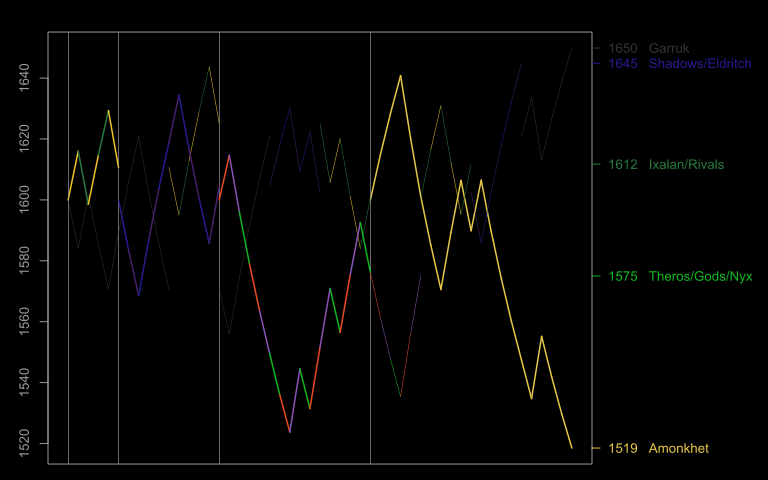

Reproduce this figure in R.
svg(filename="sealed.svg", width=8, height=5, pointsize=10, bg="black")

par(bg = "black")
par(fg="#999999")
par(mar=c(1, 3, 2, 11))

data <- read.csv("sealed.csv", head=FALSE)

player1 = as.vector(t(data[1]))
player2 = as.vector(t(data[3]))
result = as.vector(t(data[2]))

numEntries = length(result)

# Remember then remove asterisks on player names
markerIndices = c()
markerNames = c()
for (i in 1:(numEntries)){
    len = nchar(player1[i])
    if (substr(player1[i], len, len) == "*"){
        player1[i] = substr(player1[i], 1, len-1)
        
        markerIndices = c(markerIndices, i)
        markerNames = c(markerNames, player1[i])
    }
        
    len = nchar(player2[i])
    if (substr(player2[i], len, len) == "*"){
        player2[i] = substr(player2[i], 1, len-1)
        
        markerIndices = c(markerIndices, i)
        markerNames = c(markerNames, player2[i])
    }
}

players = sort(union(player1, player2))
numPlayers = length(players)

template = rep.int(1600, numEntries+1)
scores = data.frame(template)
for (name in players){
	scores[,name] <- template
}

K = 32

for (i in 2:(numEntries+1)){
	p1 = player1[i-1]
	r1 = 10 ^ (scores[i-1, p1] / 400)
	
	p2 = player2[i-1]
	r2 = 10 ^ (scores[i-1, p2] / 400)
	
	# Expected scores
	e1 = r1 / (r1 + r2)
	e2 = r2 / (r1 + r2)
	
	if (result[i-1] == "win"){
		s1 = 1
		s2 = 0
	} else {
		s1 = 0.5
		s2 = 0.5
	}
	
	for (j in i:(numEntries+1)){
		scores[j, p1] = scores[j, p1] + K * (s1 - e1)
		scores[j, p2] = scores[j, p2] + K * (s2 - e2)
	}
}

# Remove leading 1600s from new players
for (player in players){
    for (i in 1:(numEntries-1)){
        if (scores[i, player] == 1600 && scores[i+1, player] == 1600)
            scores[i,player] = NA
    }
}

lowest = 1600
highest = 1600
for (name in players) {
        tempScores = scores[name]
        tempScores[is.na(tempScores)] = 1600
        lowest = min(lowest, min(tempScores[name]))
        highest = max(highest, max(tempScores[name]))
}

plot(
	NULL,
	xlim=c(1, numEntries+1),
	ylim=c(lowest, highest),
	ylab="",
	xlab="",
	col.lab="#999999", col.main="#999999", col.axis="#999999",
	xaxt='n'
)

# From: http://www.cookbook-r.com/Manipulating_data/Calculating_a_moving_average/
# x: the vector
# n: the number of samples
# centered: if FALSE, then average current sample and previous (n-1) samples
#           if TRUE, then average symmetrically in past and future. (If n is even, use one more sample from future.)
movingAverage <- function(x, n=1, centered=FALSE) {
    
    if (centered) {
        before <- floor  ((n-1)/2)
        after  <- ceiling((n-1)/2)
    } else {
        before <- n-1
        after  <- 0
    }

    # Track the sum and count of number of non-NA items
    s     <- rep(0, length(x))
    count <- rep(0, length(x))
    
    # Add the centered data 
    new <- x
    # Add to count list wherever there isn't a 
    count <- count + !is.na(new)
    # Now replace NA_s with 0_s and add to total
    new[is.na(new)] <- 0
    s <- s + new
    
    # Add the data from before
    i <- 1
    while (i <= before) {
        # This is the vector with offset values to add
        new   <- c(rep(NA, i), x[1:(length(x)-i)])

        count <- count + !is.na(new)
        new[is.na(new)] <- 0
        s <- s + new
        
        i <- i+1
    }

    # Add the data from after
    i <- 1
    while (i <= after) {
        # This is the vector with offset values to add
        new   <- c(x[(i+1):length(x)], rep(NA, i))
       
        count <- count + !is.na(new)
        new[is.na(new)] <- 0
        s <- s + new
        
        i <- i+1
    }
    
    # return sum divided by count
    s/count
}

# Segment width determined by markers:
# If last marker was this name, make it thick.
# If last marker was something else, or no marker, then make it thin.
getSegmentWidth <- function(name, i){
    # Loop through markers, until one higher than i is reached, then backtrack.  This will tell us the currently active marker.
    numMarkers = length(markerIndices)
    for (j in 1:(numMarkers+1)){
        if (j <= numMarkers && markerIndices[j] <= i)
            next

        currentMarker = markerNames[j-1]
        if (j == 1 || currentMarker != name)
            return(0.5)
        else
            return(1.5)
    }
    return(0.3)
}
        
xFrom = 1:numEntries
xTo = 2:(numEntries+1)

for (name in players){

    abline(v=markerIndices, lwd=0.2)
    
    THS="#13B521"
    BNG="#EA4B27"
    JOU="#8A54B7"
    
    SOI="#241B8E"
    EMN="#481F6B"
    
    AKH="#E5C849"
    
    XLN="#277A3D"
    RIX="#EFC428"

    colors = c("#000000")
    if (name == "Garruk")               colors = c("#333333")
    if (name == "Ixalan/Rivals")        colors = c(XLN,RIX)
    if (name == "Shadows/Eldritch")     colors = c(SOI,EMN)
    if (name == "Theros/Gods/Nyx")      colors = c(THS,BNG,JOU)
    if (name == "Amonkhet")             colors = c(AKH)
    
    yAll = t(scores[name])    
    #yAll = movingAverage(yAll, 10, TRUE) # This optional line changes the data to a moving average
    
    yFrom = yAll[1:numEntries]
    yTo = yAll[2:(numEntries+1)]
    
	for (i in 1:(numEntries)){
        if (is.na(yFrom[i])) next
        if (is.na(yTo[i])) next
        if (yFrom[i] == yTo[i]) next # This optional line hides horizontal segments

        segmentWidth = getSegmentWidth(name, i)
    
        colorIndex = i %% length(colors) + 1
        segments(xFrom[i], yFrom[i], xTo[i], yTo[i],
            col=colors[colorIndex],
            lwd=segmentWidth)
    }
	
	#xData = 1:(numEntries+1)
	#yData = (apply(scores[name], 1, function(x) x))
	#lo = loess(yData~xData)
	#xl <- seq(1, numEntries+1, 0.1)
	#lines(xl, predict(lo, xl), col=colors)
	
	currentScore = scores[numEntries+1, name]
	roundedScore = round(currentScore, 0)
	label = paste(roundedScore, " ", name)
	axis(
		4,
		at=c(currentScore),
		labels=c(label),
		col=colors[1], col.ticks=colors[1], col.axis = colors[1],
		las=2
	)
}

smallestGap = 10000
s1 = ""
s2 = ""
for (name1 in players){
    for (name2 in players){
        if (name1 >= name2) next
        score1 = scores[numEntries+1, name1]
        score2 = scores[numEntries+1, name2]
        diff = abs(score1 - score2)
        if (diff < smallestGap){
            smallestGap = diff
            s1 = name1
            s2 = name2
        }
    }
}

paste("Next game should be between ", s1, " and ", s2, sep="")
